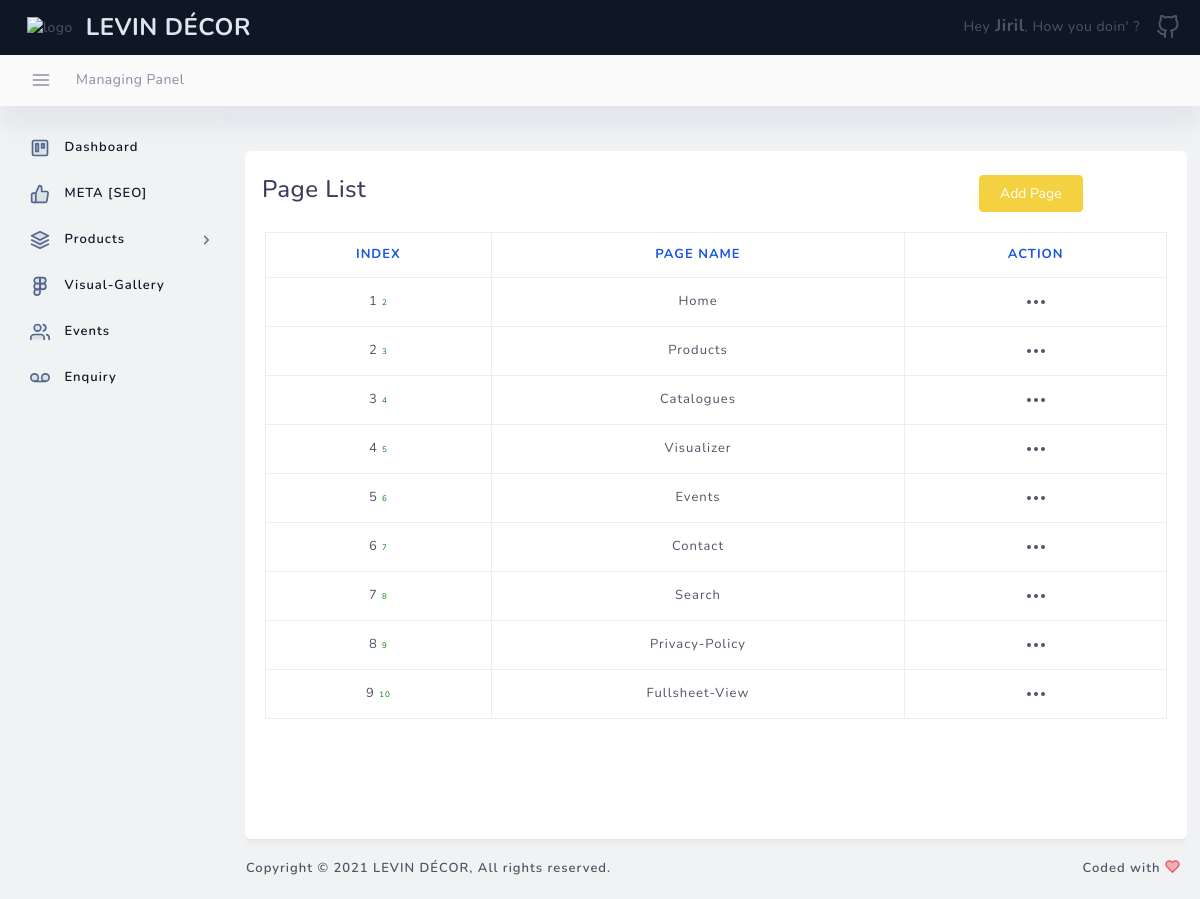
Screenshot of /panel/page-handler/ (signed in) with the database file from the repository.
### panel/models.py (models this page shows, shortened)
class Page_Handler(models.Model) :
    name = models.CharField(max_length=100, null=True, blank=True)
    name_slug = models.CharField(max_length=100, null=True, blank=True)
    meta_title = models.CharField(max_length=200, null=True, blank=True)
    meta_description = models.TextField(null=True, blank=True)

### panel/views.py (the view)
# urls.py: url(r'^panel/page-handler/$', views.page_handler, name='page_handler'),
@login_required
def page_handler(request) :
    page_handler = Page_Handler.objects.all()
    send = {
        'page_handler': page_handler,
    }
    return render(request, 'back/panel/page_list.html', send)

### levin_main/templates/back/panel/page_list.html (shortened to what this page needs)
{% extends 'back/master_back.html' %}
{% load static %}
    {% block page_content %}
    <div class="container" style="padding: 10px 0px 0px 0px !important; margin-top: 35px;">
        <div class="container">
            <div id="tableDropdown" class="col-lg-12 col-12 layout-spacing">
                <div class="statbox widget box box-shadow">
                    <div class="widget-header">
                        <div class="row">
                            <div class="col-xl-9 col-lg-8 col-md-7 col-sm-3 col-5 pt-4 pl-4">
                                <h4>Page List</h4>
                            </div>
                            <div class="col-xl-3 col-lg-3 col-md-3 col-sm-4 col-5 pt-2 pl-4">
                                <a href="{% url 'page_handler_add' %}"><button type="submit" class="btn btn-primary mt-3">Add Page</button></a>
                            </div>
                        </div>
                    </div>
                    <div class="widget-content widget-content-area">
                        <div class="table-responsive">
                            <table class="table table-bordered mb-4" style="margin-bottom: 100px !important;">
                                <thead>
                                    <tr>
                                        <th class="text-center">Index</th>
                                        <th class="text-center">Page Name</th>
                                        <th class="text-center">Action</th>
                                    </tr>
                                </thead>
                                <tbody>
                                    {% for page_handler in page_handler %}
                                    <tr>
                                        <td class="text-center">{{forloop.counter}} <span style="font-size: 8px; color: green;">{{page_handler.pk}}</span></td>
                                        <td class="text-center">{{page_handler.name | title}}</td>
                                        <td class="text-center">
                                            <div class="dropdown custom-dropdown">
                                                <a class="dropdown-toggle" href="#" role="button" id="dropdownMenuLink7" data-toggle="dropdown" aria-haspopup="true" aria-expanded="false">
                                                </a>
                                            </div>
                                        </td>
                                    </tr>
                                    {% endfor %}
                                </tbody>
                            </table>
                        </div>
                    </div>
                </div>
            </div>
        </div>
    </div>
    {% endblock %}

### levin_main/templates/back/master_back.html (shortened to what this page needs)
{% load static %}
<!DOCTYPE html>
<html lang="en">
<head>
    <link href="{% static 'back/assets/css/loader.css' %}" rel="stylesheet" type="text/css" />
    <link href="{% static 'back/bootstrap/css/bootstrap.min.css' %}" rel="stylesheet" type="text/css" />
    <link href="{% static 'back/assets/css/plugins.css' %}" rel="stylesheet" type="text/css" />
    <link href="{% static 'back/plugins/apex/apexcharts.css' %}" rel="stylesheet" type="text/css">
    <link href="{% static 'back/assets/css/dashboard/dash_1.css' %}" rel="stylesheet" type="text/css" />
    <link rel="stylesheet" type="text/css" href="{% static 'back/assets/css/widgets/modules-widgets.css' %}">
    <link href="{% static 'back/assets/css/scrollspyNav.css' %}" rel="stylesheet" type="text/css" />
    <link href="{% static 'back/plugins/autocomplete/autocomplete.css' %}" rel="stylesheet" type="text/css" />
    <link href="{% static 'back/plugins/flatpickr/flatpickr.css' %}" rel="stylesheet" type="text/css">
    <link href="{% static 'back/plugins/flatpickr/custom-flatpickr.css' %}" rel="stylesheet" type="text/css">
    <link rel="stylesheet" type="text/css" href="{% static 'back/plugins/select2/select2.min.css' %}">
    <link rel="stylesheet" type="text/css" href="{% static 'back/plugins/bootstrap-select/bootstrap-select.min.css' %}">
    <link rel="stylesheet" type="text/css" href="{% static 'back/plugins/bootstrap-touchspin/jquery.bootstrap-touchspin.min.css' %}">
    <link rel="stylesheet" type="text/css" href="{% static 'back/assets/css/forms/switches.css' %}">
    <link rel="stylesheet" type="text/css" href="{% static 'back/plugins/file-upload/file-upload-with-preview.min.css' %}">
    <link rel="stylesheet" type="text/css" href="{% static 'back/plugins/editors/quill/quill.snow.css' %}">
    <link rel="stylesheet" type="text/css" href="{% static 'back/assets/css/elements/search.css' %}">
</head>
<body>
    <div class="header-container fixed-top">
        <header class="header navbar navbar-expand-sm">
            <ul class="navbar-item theme-brand flex-row  text-center">
                <li class="nav-item theme-logo">
                    <a href="{% url 'panel' %}">
                        <img src="{% static 'front/images/Levin.png' %}" class="navbar-logo" alt="logo">
                    </a>
                </li>
                <li class="nav-item theme-text">
                    <a href="{% url 'panel' %}" class="nav-link"> LEVIN DÉCOR </a>
                </li>
            </ul>
            <ul class="navbar-item flex-row ml-md-auto">
                <li class="nav-item dropdown message-dropdown">
                    <a href="javascript:void(0);" class="nav-link dropdown-toggle" id="messageDropdown" data-toggle="dropdown" aria-haspopup="true" aria-expanded="false">
                        Hey<b style="font-size: 17px;"> {{request.user.first_name}}</b>, How you doin' ?
                    </a>
                </li>
                <li class="nav-item dropdown user-profile-dropdown">
                    <a href="javascript:void(0);" class="nav-link dropdown-toggle user" id="userProfileDropdown" data-toggle="dropdown" aria-haspopup="true" aria-expanded="true">
                    </a>
                </li>
            </ul>
        </header>
    </div>
    <div class="sub-header-container">
        <header class="header navbar navbar-expand-sm">
            <a href="javascript:void(0);" class="sidebarCollapse" data-placement="bottom"></a>
            <ul class="navbar-nav flex-row">
                <li>
                    <div class="page-header">
                        <nav class="breadcrumb-one" aria-label="breadcrumb">
                            <ol class="breadcrumb">
                                <li class="breadcrumb-item"><a href="javascript:void(0);">Managing Panel</a></li>
                            </ol>
                        </nav>
                    </div>
                </li>
            </ul>
        </header>
    </div>
    <div class="main-container" id="container">
        <div class="sidebar-wrapper sidebar-theme">
            <nav id="sidebar">
                <div class="shadow-bottom"></div>
                <ul class="list-unstyled menu-categories" id="accordionExample">
                    <li class="menu">
                        <a href="{% url 'panel' %}" aria-expanded="false" class="dropdown-toggle">
                            <div class="">
                                <span>Dashboard</span>
                            </div>
                        </a>
                    </li>
                    <li class="menu">
                        <a href="{% url 'page_handler' %}" aria-expanded="false" class="dropdown-toggle">
                            <div class="">
                                <span>META [SEO]</span>
                            </div>
                        </a>
                    </li>
                    <li class="menu">
                        <a href="#product" data-toggle="collapse" aria-expanded="false" class="dropdown-toggle">
                            <div class="">
                                <span>Products</span>
                            </div>
                            <div>
                                <svg xmlns="http://www.w3.org/2000/svg" width="24" height="24" viewBox="0 0 24 24" fill="none" stroke="currentColor" stroke-width="2" stroke-linecap="round" stroke-linejoin="round" class="feather feather-chevron-right"><polyline points="9 18 15 12 9 6"></polyline></svg>
                            </div>
                        </a>
                    </li>
                    <li class="menu">
                        <a href="{% url 'vsg_back' %}" aria-expanded="false" class="dropdown-toggle">
                            <div class="">
                                <span>Visual-Gallery</span>
                            </div>
                        </a>
                    </li>
                    <li class="menu">
                        <a href="{% url 'event_back' %}" aria-expanded="false" class="dropdown-toggle">
                            <div class="">
                                <span>Events</span>
                            </div>
                        </a>
                    </li>
                    <li class="menu">
                        <a href="{% url 'enquiry' %}" aria-expanded="false" class="dropdown-toggle">
                            <div class="">
                                <span>Enquiry</span>
                            </div>
                        </a>
                    </li>
                </ul>
            </nav>
        </div>
        <div id="content" class="main-content" style="padding-bottom: 30px;">
            {% block page_content %}
            {% endblock %}
            <div class="footer-wrapper" style="position: absolute; padding-top: 30px !important; bottom: 10px;">
                <div class="footer-section f-section-1">
                    <p class="">Copyright © 2021 <a target="_blank" href="{% url 'home' %}">LEVIN DÉCOR</a>, All rights reserved.</p>
                </div>
                <div class="footer-section f-section-2">
                    <p class="">Coded with </p>
                </div>
            </div>
        </div>
    </div>
</body>
</html>

### static/back/assets/css/dashboard/dash_1.css (style rules this page uses)
.layout-spacing { padding-bottom: 25px; }
.widget { position: relative; padding: 20px; border-radius: 8px; border: none; background: #fff; -webkit-box-shadow: 0 0.1px 0px rgba(0, 0, 0, 0.002), 0 0.2px 0px rgba(0, 0, 0, 0.003), 0 0.4px 0px rgba(0, 0, 0, 0.004), 0 0.6px 0px rgba(0, 0, 0, 0.004), 0 0.9px 0px rgba(0, 0, 0, 0.005), 0 1.2px 0px rgba(0, 0, 0, 0.006), 0 1.8px 0px rgba(0, 0, 0, 0.006), 0 2.6px 0px rgba(0, 0, 0, 0.007), 0 3.9px 0px rgba(0, 0, 0, 0.008), 0 7px 0px rgba(0, 0, 0, 0.01); -moz-box-shadow: 0 0.1px 0px rgba(0, 0, 0, 0.002), 0 0.2px 0px rgba(0, 0, 0, 0.003), 0 0.4px 0px rgba(0, 0, 0, 0.004), 0 0.6px 0px rgba(0, 0, 0, 0.004), 0 0.9px 0px rgba(0, 0, 0, 0.005), 0 1.2px 0px rgba(0, 0, 0, 0.006), 0 1.8px 0px rgba(0, 0, 0, 0.006), 0 2.6px 0px rgba(0, 0, 0, 0.007), 0 3.9px 0px rgba(0, 0, 0, 0.008), 0 7px 0px rgba(0, 0, 0, 0.01); box-shadow: 0 0.1px 0px rgba(0, 0, 0, 0.002), 0 0.2px 0px rgba(0, 0, 0, 0.003), 0 0.4px 0px rgba(0, 0, 0, 0.004), 0 0.6px 0px rgba(0, 0, 0, 0.004), 0 0.9px 0px rgba(0, 0, 0, 0.005), 0 1.2px 0px rgba(0, 0, 0, 0.006), 0 1.8px 0px rgba(0, 0, 0, 0.006), 0 2.6px 0px rgba(0, 0, 0, 0.007), 0 3.9px 0px rgba(0, 0, 0, 0.008), 0 7px 0px rgba(0, 0, 0, 0.01); }
@media (min-width: 1200px) { .table-responsive { overflow-x: hidden; } }

### static/back/assets/css/widgets/modules-widgets.css (style rules this page uses)
.layout-spacing { padding-bottom: 30px; }
.widget { position: relative; padding: 0; border-radius: 6px; border: none; -webkit-box-shadow: 0 0.1px 0px rgba(0, 0, 0, 0.002), 0 0.2px 0px rgba(0, 0, 0, 0.003), 0 0.4px 0px rgba(0, 0, 0, 0.004), 0 0.6px 0px rgba(0, 0, 0, 0.004), 0 0.9px 0px rgba(0, 0, 0, 0.005), 0 1.2px 0px rgba(0, 0, 0, 0.006), 0 1.8px 0px rgba(0, 0, 0, 0.006), 0 2.6px 0px rgba(0, 0, 0, 0.007), 0 3.9px 0px rgba(0, 0, 0, 0.008), 0 7px 0px rgba(0, 0, 0, 0.01); -moz-box-shadow: 0 0.1px 0px rgba(0, 0, 0, 0.002), 0 0.2px 0px rgba(0, 0, 0, 0.003), 0 0.4px 0px rgba(0, 0, 0, 0.004), 0 0.6px 0px rgba(0, 0, 0, 0.004), 0 0.9px 0px rgba(0, 0, 0, 0.005), 0 1.2px 0px rgba(0, 0, 0, 0.006), 0 1.8px 0px rgba(0, 0, 0, 0.006), 0 2.6px 0px rgba(0, 0, 0, 0.007), 0 3.9px 0px rgba(0, 0, 0, 0.008), 0 7px 0px rgba(0, 0, 0, 0.01); box-shadow: 0 0.1px 0px rgba(0, 0, 0, 0.002), 0 0.2px 0px rgba(0, 0, 0, 0.003), 0 0.4px 0px rgba(0, 0, 0, 0.004), 0 0.6px 0px rgba(0, 0, 0, 0.004), 0 0.9px 0px rgba(0, 0, 0, 0.005), 0 1.2px 0px rgba(0, 0, 0, 0.006), 0 1.8px 0px rgba(0, 0, 0, 0.006), 0 2.6px 0px rgba(0, 0, 0, 0.007), 0 3.9px 0px rgba(0, 0, 0, 0.008), 0 7px 0px rgba(0, 0, 0, 0.01); }
@media (min-width: 1200px) { .table-responsive { overflow-x: hidden; } }

### static/back/assets/css/scrollspyNav.css (style rules this page uses)
#content > .container { display: flex; max-width: 100%!important; margin-left: 80px; margin-left: 2px; padding: 0 16px!important; }
#content > .container > .container { padding: 0; margin: 0; }

### rows the page displays
Page_Handler: pk "2", name "Home"
Page_Handler: pk "3", name "Products"
Page_Handler: pk "4", name "Catalogues"
Page_Handler: pk "5", name "Visualizer"
Page_Handler: pk "6", name "Events"
Page_Handler: pk "7", name "Contact"
Page_Handler: pk "8", name "Search"
Page_Handler: pk "9", name "Privacy-Policy"
Page_Handler: pk "10", name "Fullsheet-View"

### other values shown
{{ request.user.first_name }} "Jiril"
